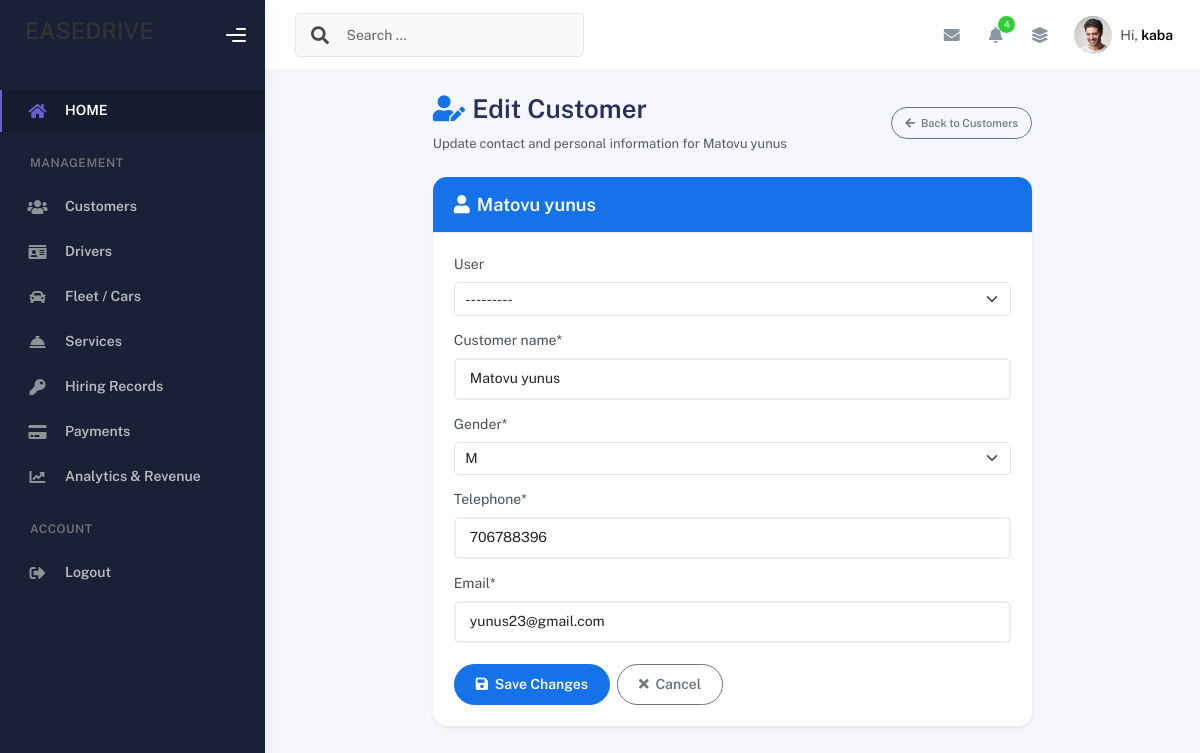
The page /edit_customer/1/ (signed in) on the database its author committed.
### carapplication/models.py (models this page shows, shortened)
class Customer(models.Model):
    user = models.OneToOneField(User, on_delete=models.SET_NULL, null=True, blank=True, related_name='customer_profile')
    name = models.CharField(max_length=30, verbose_name="customer name")
    gender = models.CharField(choices= GENDER_OPTIONS)
    telephone = models.IntegerField(null=True)
    email = models.CharField(max_length=255)

### carapplication/views.py (the view)
# urls.py: path("edit_customer/<int:customer_id>/", edit_customer_view, name="edit_customer"),
@admin_required
def edit_customer_view(request, customer_id):
    message = ''
    customer = get_object_or_404(Customer, id=customer_id)
    if request.method == "POST":
        customer_form = CustomerForm(request.POST, instance=customer)
        if customer_form.is_valid():
            customer_form.save()
            return redirect(request.META.get('HTTP_REFERER') or 'add_customer')
        else:
            message = 'Form has invalid data'
    else:
        customer_form = CustomerForm(instance=customer)
    context = {
        "form": customer_form,
        "customer": customer,
        "msg": message
    }
    return render(request, "edit_customer.html", context)

### carapplication/forms.py
class CustomerForm(ModelForm):
    class Meta:
        model = Customer
        fields = '__all__'

### carapplication/views.py (called while the page is built)
def admin_required(view_func):
    @wraps(view_func)
    def _wrapped_view(request, *args, **kwargs):
        if not request.user.is_authenticated:
            return redirect('login_page')
        is_admin = (
            request.user.is_superuser or
            request.user.is_staff or
            (hasattr(request.user, 'profile') and request.user.profile.role == 'admin')
        )
        if not is_admin:
            return redirect('customer_dashboard')
        return view_func(request, *args, **kwargs)
    return _wrapped_view

### carapplication/templates/edit_customer.html (shortened to what this page needs)
{% extends './base.html' %}
{% load crispy_forms_tags %}
{% block content %}
<div class="container py-4">
    <div class="row justify-content-center">
        <div class="col-lg-8">
            <div class="d-flex justify-content-between align-items-center mb-4">
                <div>
                    <h2 class="fw-bold mb-1"><i class="fas fa-user-edit text-primary me-2"></i>Edit Customer</h2>
                    <p class="text-muted small mb-0">Update contact and personal information for {{ customer.name }}</p>
                </div>
                <a href="{% url 'add_customer' %}" class="btn btn-outline-secondary btn-sm rounded-pill">
                    <i class="fas fa-arrow-left me-1"></i> Back to Customers
                </a>
            </div>
            <div class="card shadow-sm border-0 rounded-4">
                <div class="card-header bg-primary text-white py-3 px-4 rounded-top-4">
                    <h5 class="mb-0 fw-bold"><i class="fas fa-user me-2"></i>{{ customer.name }}</h5>
                </div>
                <div class="card-body p-4">
                    <form method="post">
                        {{ form|crispy }}
                        <div class="d-flex gap-2 mt-4">
                            <button type="submit" class="btn btn-primary px-4 rounded-pill fw-semibold">
                                <i class="fas fa-save me-1"></i> Save Changes
                            </button>
                            <a href="{% url 'add_customer' %}" class="btn btn-outline-secondary px-4 rounded-pill fw-semibold">
                                <i class="fas fa-times me-1"></i> Cancel
                            </a>
                        </div>
                    </form>
                </div>
            </div>
        </div>
    </div>
</div>
{% endblock content %}

### carapplication/templates/base.html (shortened to what this page needs)
<!DOCTYPE html>
<html lang="en">
    {% load static %}
  <head>
        <link rel="stylesheet" href="https://cdnjs.cloudflare.com/ajax/libs/font-awesome/6.5.1/css/all.min.css" />
        <link rel="stylesheet" href="{% static 'assets/css/bootstrap.min.css' %}" />
        <link rel="stylesheet" href="{% static 'assets/css/plugins.min.css' %}" />
        <link rel="stylesheet" href="{% static 'assets/css/kaiadmin.min.css' %}" />
        <link rel="stylesheet" href="{% static 'assets/css/demo.css' %} " />
  </head>
    <body>
        <div class="wrapper">
      <div class="sidebar" data-background-color="dark">
        <div class="sidebar-logo">
          <div class="logo-header" data-background-color="dark">
           <h3>EASEDRIVE</h3>
            <div class="nav-toggle">
              <button class="btn btn-toggle toggle-sidebar">
                <i class="gg-menu-right"></i>
              </button>
            </div>
          </div>
        </div>
        <div class="sidebar-wrapper scrollbar scrollbar-inner">
          <div class="sidebar-content">
            <ul class="nav nav-secondary">
              <li class="nav-item active">
                <a href="{% url 'index_page' %}">
                  <i class="fas fa-home"></i>
                  <p>HOME</p>
                </a>
              </li>
              {% if user.is_authenticated and user.profile.role == 'admin' or user.is_superuser %}
              <li class="nav-section">
                <h4 class="text-section">Management</h4>
              </li>
              <li class="nav-item">
                <a href="{% url 'add_customer' %}">
                  <i class="fas fa-users"></i>
                  <p>Customers</p>
                </a>
              </li>
              <li class="nav-item">
                <a href="{% url 'add_driver' %}">
                  <i class="fas fa-id-card"></i>
                  <p>Drivers</p>
                </a>
              </li>
              <li class="nav-item">
                <a href="{% url 'add_car' %}">
                  <i class="fas fa-car"></i>
                  <p>Fleet / Cars</p>
                </a>
              </li>
              <li class="nav-item">
                <a href="{% url 'add_service' %}">
                  <i class="fas fa-concierge-bell"></i>
                  <p>Services</p>
                </a>
              </li>
              <li class="nav-item">
                <a href="{% url 'add_hiring' %}">
                  <i class="fas fa-key"></i>
                  <p>Hiring Records</p>
                </a>
              </li>
              <li class="nav-item">
                <a href="{% url 'add_payment' %}">
                  <i class="fas fa-credit-card"></i>
                  <p>Payments</p>
                </a>
              </li>
              <li class="nav-item">
                <a href="{% url 'admin_analytics' %}">
                  <i class="fas fa-chart-line"></i>
                  <p>Analytics & Revenue</p>
                </a>
              </li>
              {% endif %}
              {% if user.is_authenticated %}
              <li class="nav-section">
                <h4 class="text-section">Account</h4>
              </li>
              <li class="nav-item">
                <a href="{% url 'logout_page' %}">
                  <i class="fas fa-sign-out-alt"></i>
                  <p>Logout</p>
                </a>
              </li>
              {% endif %}
            </ul>
          </div>
        </div>
      </div>
      <div class="main-panel">
        <div class="main-header">
          <nav
            class="navbar navbar-header navbar-header-transparent navbar-expand-lg border-bottom"
          >
            <div class="container-fluid">
              <nav
                class="navbar navbar-header-left navbar-expand-lg navbar-form nav-search p-0 d-none d-lg-flex"
              >
                <div class="input-group">
                  <div class="input-group-prepend">
                    <button type="submit" class="btn btn-search pe-1">
                      <i class="fa fa-search search-icon"></i>
                    </button>
                  </div>
                  <input
                    type="text"
                    placeholder="Search ..."
                    class="form-control"
                  />
                </div>
              </nav>
              <ul class="navbar-nav topbar-nav ms-md-auto align-items-center">
                <li class="nav-item topbar-icon dropdown hidden-caret">
                  <a
                    class="nav-link dropdown-toggle"
                    href="#"
                    id="messageDropdown"
                    role="button"
                    data-bs-toggle="dropdown"
                    aria-haspopup="true"
                    aria-expanded="false"
                  >
                    <i class="fa fa-envelope"></i>
                  </a>
                </li>
                <li class="nav-item topbar-icon dropdown hidden-caret">
                  <a
                    class="nav-link dropdown-toggle"
                    href="#"
                    id="notifDropdown"
                    role="button"
                    data-bs-toggle="dropdown"
                    aria-haspopup="true"
                    aria-expanded="false"
                  >
                    <i class="fa fa-bell"></i>
                    <span class="notification">4</span>
                  </a>
                </li>
                <li class="nav-item topbar-icon dropdown hidden-caret">
                  <a
                    class="nav-link"
                    data-bs-toggle="dropdown"
                    href="#"
                    aria-expanded="false"
                  >
                    <i class="fas fa-layer-group"></i>
                  </a>
                </li>
                <li class="nav-item topbar-user dropdown hidden-caret">
                  <a
                    class="dropdown-toggle profile-pic"
                    data-bs-toggle="dropdown"
                    href="#"
                    aria-expanded="false"
                  >
                    <div class="avatar-sm">
                      <img
                        src="{% static 'assets/img/profile.jpg' %}"
                        alt="..."
                        class="avatar-img rounded-circle"
                      />
                    </div>
                    <span class="profile-username">
                      <span class="op-7">Hi,</span>
                      <span class="fw-bold">{% if user.is_authenticated %}{{ user.first_name|default:user.username }}{% else %}Guest{% endif %}</span>
                    </span>
                  </a>
                </li>
              </ul>
            </div>
          </nav>
        </div>
        <div class="container">
            {% block content %}
            {% endblock content %}
        </div>
      </div>
    </div>
    </body>
</html>

### rows shown on the page
Customer: name "Matovu yunus", user "---------", gender "M", telephone "706788396", email "yunus23@gmail.com"

### other values the page prints
{{ user.first_name|default:user.username }} "kaba"
